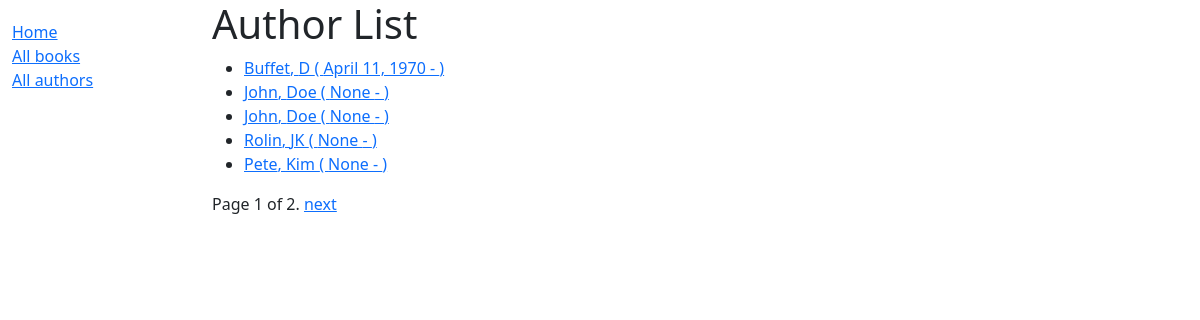
The app's page /catalog/authors/, older data.
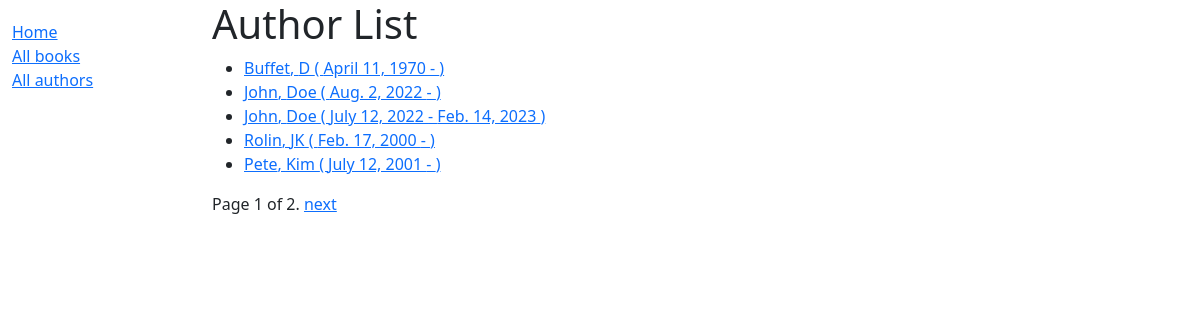
The same page, newer data.
### catalog/models.py (models this page shows, shortened)
class Author(models.Model):
    first_name = models.CharField(max_length=100)
    last_name = models.CharField(max_length=100)
    date_of_birth = models.DateField(null=True, blank=True)
    date_of_death = models.DateField('Died', null=True, blank=True)
    class Meta:
        ordering = ['last_name', 'first_name']
    def get_absolute_url(self):
        return reverse('author-detail', args=[str(self.id)])

### catalog/views.py (the view)
# urls.py: path('authors/', views.AuthorListView.as_view(), name='authors'),
class AuthorListView(generic.ListView):
    model = Author
    paginate_by = 5

### catalog/templates/catalog/author_list.html
{% extends "base_generic.html" %}
{% block content %}
  <h1>Author List</h1>
  {% if author_list %}
  <ul>
    {% for author in author_list %}
      <li>
        <a href="{{ author.get_absolute_url }}">
            {{ author.first_name }}, {{ author.last_name }}
            (
                {{ author.date_of_birth }} -
                {% if author.date_of_death %}
                    {{ author.date_of_death }}
                {% endif %}
            )
        </a>
      </li>
    {% endfor %}
  </ul>
  {% else %}
    <p>There are no author in the library.</p>
  {% endif %}
{% endblock %}

Row changes from the older to the newer data that the page shows:
changed Author: date_of_birth "None" → "Aug. 2, 2022"
changed Author: date_of_birth "None" → "July 12, 2022"; date_of_death (not shown) → "Feb. 14, 2023"
changed Author "Rolin": date_of_birth "None" → "Feb. 17, 2000"
changed Author "Pete": date_of_birth "None" → "July 12, 2001"
